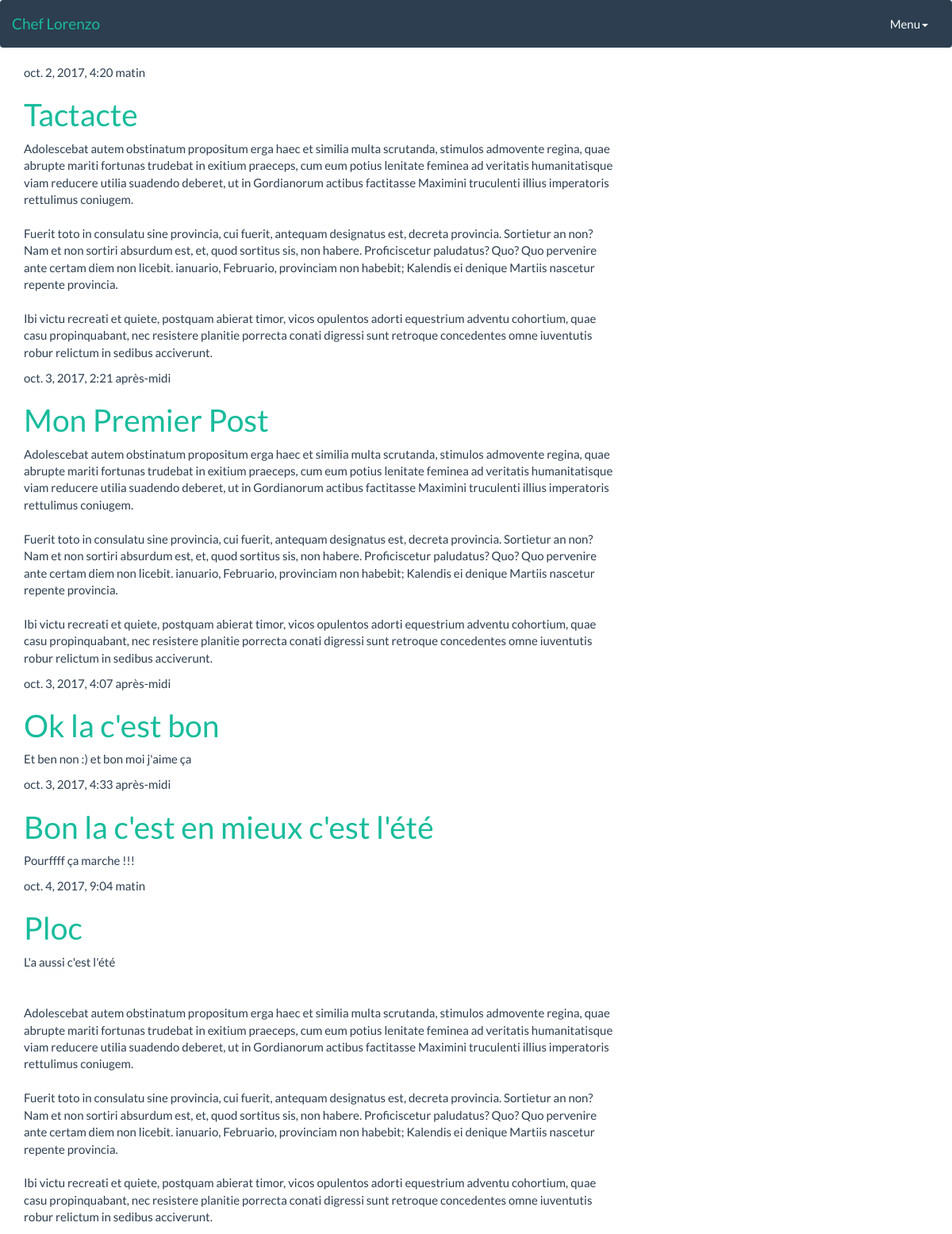
The page / on the database its author committed.
### blog/models.py (models this page shows, shortened)
class Post(models.Model):
    author = models.ForeignKey('auth.User')
    title = models.CharField(max_length=200)
    text = models.TextField()
    created_date = models.DateTimeField(
            default=timezone.now)
    published_date = models.DateTimeField(
            blank=True, null=True)

### blog/views.py (the view)
# urls.py: url(r'^$', views.post_list, name='post_list'),
def post_list(request):
    posts = Post.objects.filter(published_date__lte=timezone.now()).order_by('published_date')
    return render(request, 'blog/post_list.html', {'posts': posts})

### blog/templates/blog/post_list.html
{% extends 'blog/base.html' %}
{% block content %}
    {% for post in posts %}
        <div class="post">
            <div class="date">
                {{ post.published_date }}
            </div>
            <h1><a href="{% url 'post_detail' pk=post.pk %}">{{ post.title }}</a></h1>
            <p>{{ post.text|linebreaksbr }}</p>
        </div>
    {% endfor %}
{% endblock %}

### blog/templates/blog/base.html (shortened to what this page needs)
{% load staticfiles %}
<html>
    <head>
        <link href="{% static 'css/bootstrap.min.css' %}" rel="stylesheet">
    </head>
    <body>
    	<nav class="navbar navbar-default">
	  <div class="container-fluid">
	    <div class="navbar-header">
	      <a class="navbar-brand" href="https://www.cheflorenzo.fr">Chef Lorenzo</a>
	    </div>
	    <div class="collapse navbar-collapse" id="bs-example-navbar-collapse-1">
	      <ul class="nav navbar-nav navbar-right">
	        <li class="dropdown">
	          <a href="#" class="dropdown-toggle" data-toggle="dropdown" role="button" aria-expanded="false">Menu<span class="caret"></span></a>
	        </li>
	      </ul>
	    </div>
	  </div>
	</nav>
    <div class="content container">
        <div class="row">
            <div class="col-md-8">
            {% block content %}
            {% endblock %}
            </div>
        </div>
    </div>
</body>
</html>

### rows shown on the page
Post: published_date "oct. 2, 2017, 4:20 matin", title "Tactacte", text "Adolescebat autem obstinatum propositum erga haec et similia multa scrutanda, stimulos admovente regina, quae abrupte mariti fortunas trudebat in exitium praeceps, cum eum potius lenitate feminea ad veritatis humanitatisque viam reducere utilia suadendo deberet, ut in Gordianorum actibus factitasse Maximini truculenti illius imperatoris rettulimus coniugem. Fuerit toto in consulatu sine provincia, cui fuerit, antequam designatus est, decreta provincia. Sortietur an non? Nam et non sortiri absurdum est, et, quod sortitus sis, non habere. Proficiscetur paludatus? Quo? Quo pervenire ante certam diem non licebit. ianuario, Februario, provinciam non habebit; Kalendis ei denique Martiis nascetur…"
Post: published_date "oct. 3, 2017, 2:21 après-midi", title "Mon Premier Post", text "Adolescebat autem obstinatum propositum erga haec et similia multa scrutanda, stimulos admovente regina, quae abrupte mariti fortunas trudebat in exitium praeceps, cum eum potius lenitate feminea ad veritatis humanitatisque viam reducere utilia suadendo deberet, ut in Gordianorum actibus factitasse Maximini truculenti illius imperatoris rettulimus coniugem. Fuerit toto in consulatu sine provincia, cui fuerit, antequam designatus est, decreta provincia. Sortietur an non? Nam et non sortiri absurdum est, et, quod sortitus sis, non habere. Proficiscetur paludatus? Quo? Quo pervenire ante certam diem non licebit. ianuario, Februario, provinciam non habebit; Kalendis ei denique Martiis nascetur…"
Post: published_date "oct. 3, 2017, 4:07 après-midi", title "Ok la c'est bon", text "Et ben non :) et bon moi j'aime ça"
Post: published_date "oct. 3, 2017, 4:33 après-midi", title "Bon la c'est en mieux c'est l'été", text "Pourffff ça marche !!!"
Post: published_date "oct. 4, 2017, 9:04 matin", title "Ploc", text "L'a aussi c'est l'été Adolescebat autem obstinatum propositum erga haec et similia multa scrutanda, stimulos admovente regina, quae abrupte mariti fortunas trudebat in exitium praeceps, cum eum potius lenitate feminea ad veritatis humanitatisque viam reducere utilia suadendo deberet, ut in Gordianorum actibus factitasse Maximini truculenti illius imperatoris rettulimus coniugem. Fuerit toto in consulatu sine provincia, cui fuerit, antequam designatus est, decreta provincia. Sortietur an non? Nam et non sortiri absurdum est, et, quod sortitus sis, non habere. Proficiscetur paludatus? Quo? Quo pervenire ante certam diem non licebit. ianuario, Februario, provinciam non habebit; Kalendis ei…"
